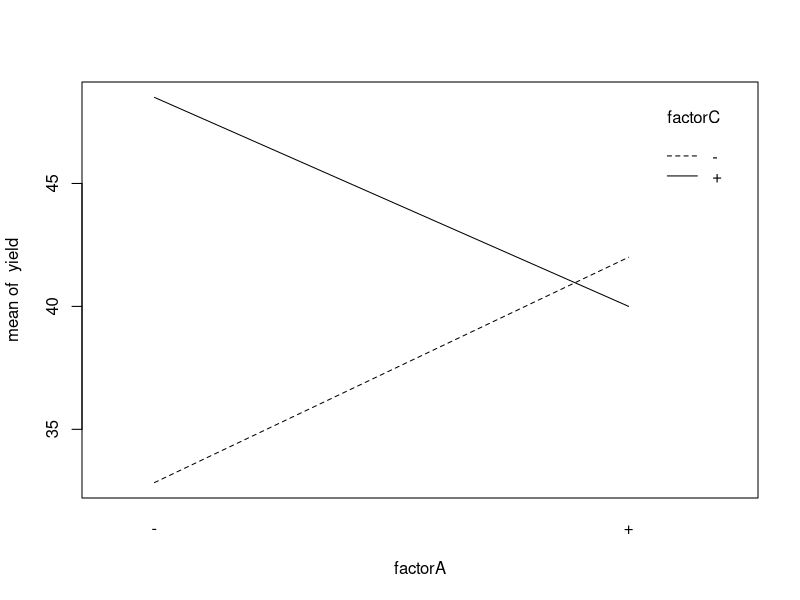
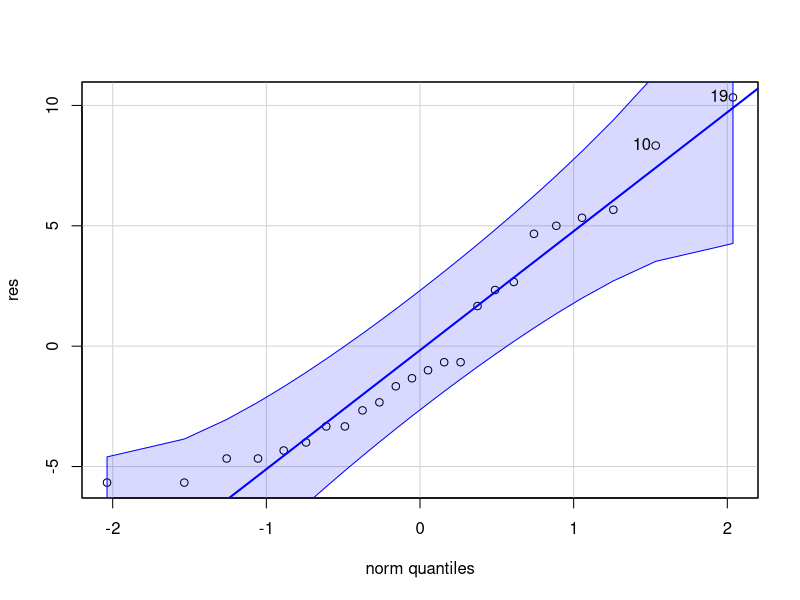
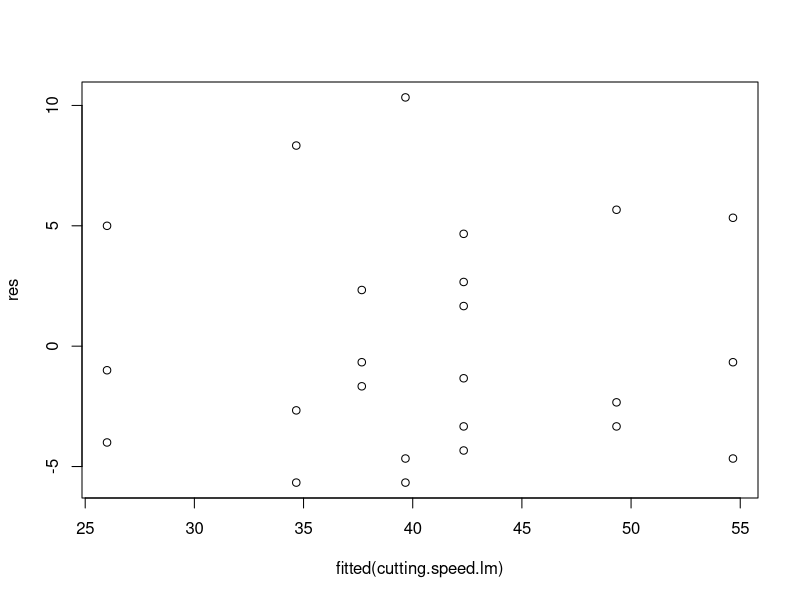
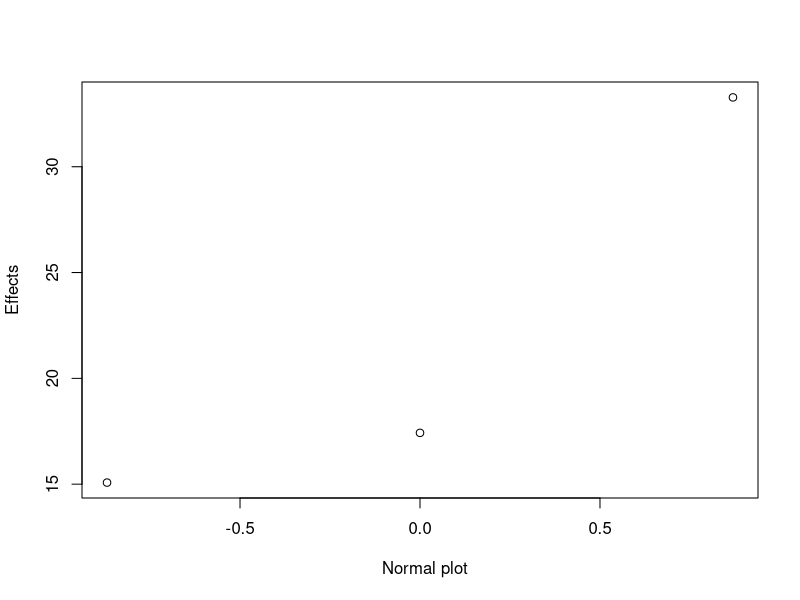
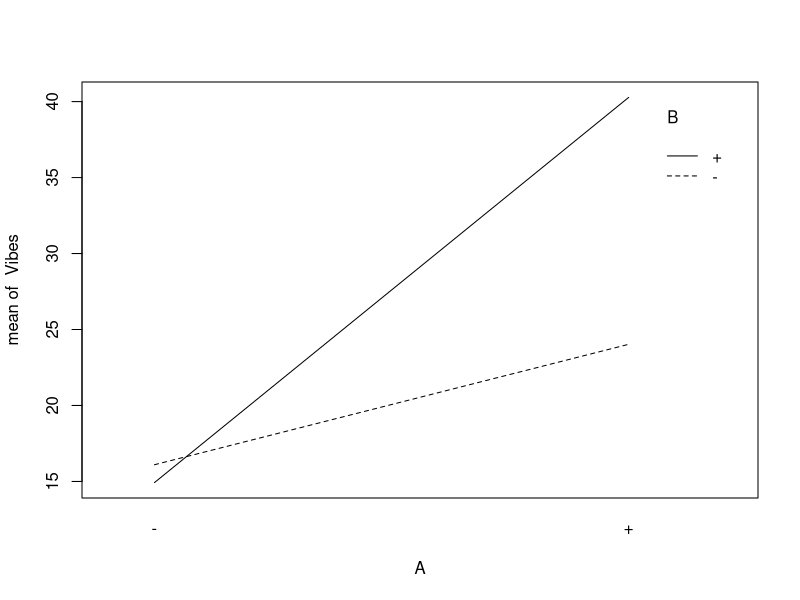
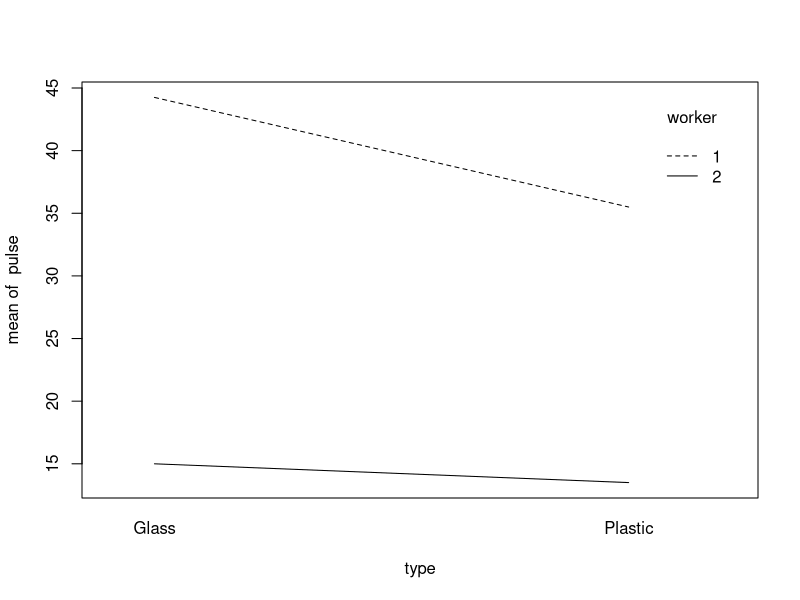
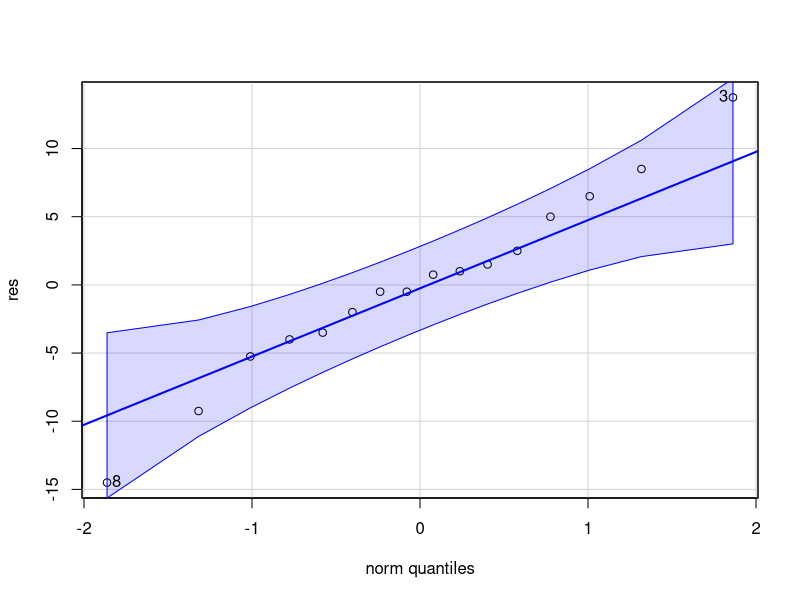
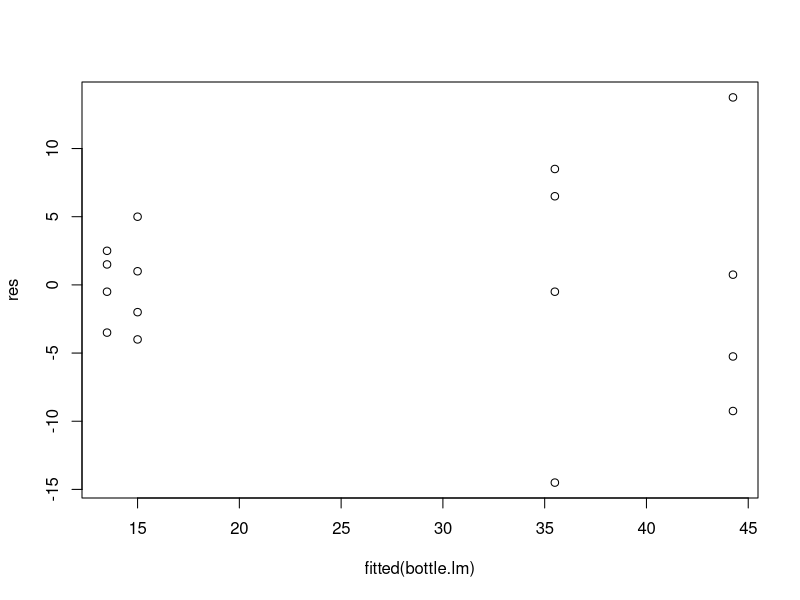

The R script that drew these images, in order:
## ---- chunk 1
# loading libraries
library(car)
library(gplots)
## ---- chunk 2
# creating data table
factorA = rep(c("-","+","-","+","-","+","-","+"), times = 3)
factorB = rep(c("-","-","+","+","-","-","+","+"), times = 3)
factorC = rep(c("-","-","-","-","+","+","+","+"), times = 3)
Rep = rep(c("I", "II", "III"), each = 8)
yield = c(22,32,35,55,44,40,60,39,31,43,34,47,45,37,50,41,25,29,50,46,38,36,54,47)

cutting.speed.long = data.frame(factorA, factorB, factorC, Rep, yield)

# defining coded
coded=function(x) #a function to code variable x
{
  ifelse(x=="+", 1, -1)
}

# linear regression
cutting.speed.lm=lm(yield ~ coded(factorA) * coded(factorB) * coded(factorC), cutting.speed.long)
summary(cutting.speed.lm)

# interaction plot
with(cutting.speed.long, interaction.plot(factorA, factorC, yield))
## ---- chunk 3
# ANOVA test
cutting.speed.aov=aov(yield ~ factorA * factorB * factorC, cutting.speed.long)
summary(cutting.speed.aov)
mse=summary(cutting.speed.aov)[[1]][8,3]
mse
## ---- chunk 4
res=cutting.speed.long$yield-fitted(cutting.speed.lm)
qqPlot(res)
plot(fitted(cutting.speed.lm), res) 
## ---- chunk 5
#checking Standard error=sqrt(mse/N)
n=3;a=b=c=2;N=a*b*c*n
alpha=0.05
sqrt(mse/N)
#consturct CI for regression coefficient (example, for coded(A))
se=sqrt(mse/N)
df=a*b*c*(n-1)
hat.beta1=cutting.speed.lm$coefficients[2]
CI.beta=hat.beta1+c(-1,1)*qt(alpha/2,df,lower.tail = F)*se
CI.beta
2*CI.beta #CI for main effect A
## ---- chunk 6
# creating data table
A <- rep(c("-","+","-","+"), times = 4)
B <- rep(c("-","-","+","+"), times = 4)
Rep <- rep(c("I","II","III","IV"), each = 4)
Vibes <- c(18.2, 27.2, 15.9, 41.0, 18.9, 24.0, 14.5, 43.9, 12.9, 22.4, 15.1, 36.3, 14.4, 22.5, 14.2, 39.9)
router.long <- data.frame(A, B, Rep, Vibes)

# defining coded
coded=function(x) #a function to code variable x
{
  ifelse(x=="+", 1, -1)
}

# linear regression
router.lm=lm(Vibes ~ coded(A) * coded(B), router.long)
summary(router.lm)
## ---- chunk 7
router.aov = aov(Vibes ~ coded(A) * coded(B), router.long)
qqnorm(router.aov, full=T)
## ---- chunk 8
# interaction plot
with(router.long, interaction.plot(A, B, Vibes))
## ---- chunk 9
# creating data table
type <- rep(c("Glass", "Plastic"), each = 4)
worker <- rep(c("1", "2"), each = 8)
pulse <- c(39, 45, 58, 35, 44, 35, 42, 21, 20, 13, 16, 11, 13, 10, 16, 15)
bottle.long <- data.frame(type, worker, pulse)

# interaction plot
with(bottle.long, interaction.plot(type, worker, pulse))

# defining coded
coded=function(x) #a function to code variable x
{
  ifelse(x=="Glass" | x=="1", 1, -1)
}

# linear regression
bottle.lm=lm(pulse ~ coded(type) * coded(worker), bottle.long)
summary(bottle.lm)

# ANOVA test
bottle.aov=aov(pulse ~ type * worker, bottle.long)
summary(bottle.aov)
mse=summary(bottle.aov)[[1]][4,3]
mse

# checking model adequacy
res=bottle.long$pulse-fitted(bottle.lm)
qqPlot(res)
plot(fitted(bottle.lm), res) 
## ---- chunk 10
letter = c("A","B","C","D","AB","AC","AD","BC","BD","CD","ABC","ABD","ACD","BCD","ABCD")
number = c(76.95,-67.52,-7.84,-18.73,-51.32,11.69,9.78,20.79,14.74,1.27,-2.82,-6.50,10.20,-7.98,-6.25)
experiment = data.frame(letter, number)

experiment.aov = aov(number ~ coded(letter), experiment)


plot = qqnorm(abs(number))
## click at the "outlier" points and then click "Finish" button


lister = sort(abs(number))

qqnorm(lister)
abline(h = 76.95, col = "red")
abline(h = 67.52, col = "purple")
abline(h = 51.32, col = "blue")
#factor A, B, and AB
## ---- chunk 11
Standard.Order = c(8,10,12,9,7,15,2,6,16,13,5,14,1,3,4,11)
Run.Order = c(1,2,3,4,5,6,7,8,9,10,11,12,13,14,15,16)
Laser.Power = c(1,1,1,-1,-1,-1,1,1,1,-1,-1,1,-1,-1,1,-1)
Pulse.Freq = c(1,-1,1,-1,1,1,-1,-1,1,-1,-1,-1,-1,1,1,1)
